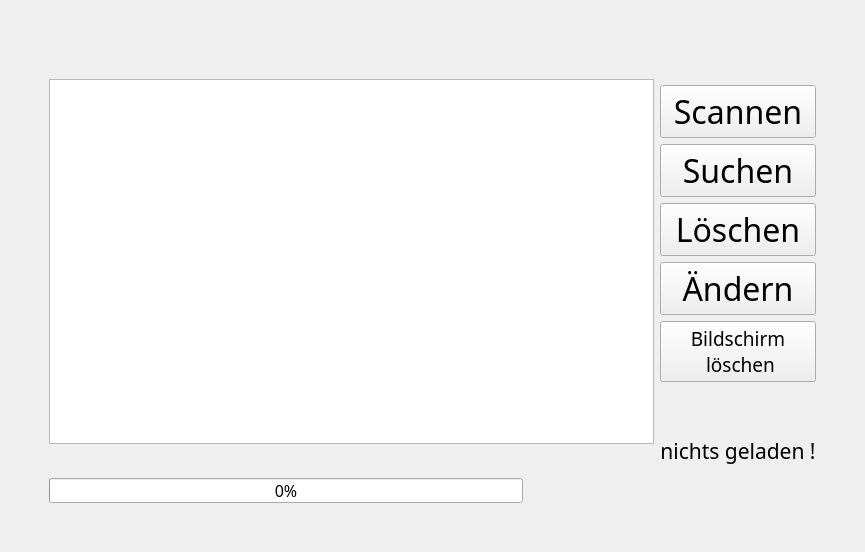
<?xml version="1.0" encoding="UTF-8"?>
<ui version="4.0">
 <class>MainWindow</class>
 <widget class="QMainWindow" name="MainWindow">
  <property name="geometry">
   <rect>
    <x>0</x>
    <y>0</y>
    <width>865</width>
    <height>552</height>
   </rect>
  </property>
  <property name="sizePolicy">
   <sizepolicy hsizetype="MinimumExpanding" vsizetype="Expanding">
    <horstretch>30</horstretch>
    <verstretch>15</verstretch>
   </sizepolicy>
  </property>
  <property name="font">
   <font>
    <family>Segoe Print</family>
    <pointsize>12</pointsize>
   </font>
  </property>
  <property name="windowTitle">
   <string>Ordner einscannen</string>
  </property>
  <property name="toolButtonStyle">
   <enum>Qt::ToolButtonTextOnly</enum>
  </property>
  <widget class="QWidget" name="centralwidget">
   <layout class="QGridLayout" name="gridLayout">
    <item row="1" column="1">
     <layout class="QHBoxLayout" name="horizontalLayout_2">
      <item>
       <layout class="QVBoxLayout" name="verticalLayout_2">
        <item>
         <widget class="QLabel" name="Ordnername">
          <property name="font">
           <font>
            <family>Segoe Print</family>
            <pointsize>10</pointsize>
           </font>
          </property>
          <property name="text">
           <string/>
          </property>
         </widget>
        </item>
        <item>
         <widget class="QListWidget" name="Ausgabe">
          <property name="autoFillBackground">
           <bool>true</bool>
          </property>
          <property name="editTriggers">
           <set>QAbstractItemView::DoubleClicked|QAbstractItemView::EditKeyPressed|QAbstractItemView::SelectedClicked</set>
          </property>
         </widget>
        </item>
        <item>
         <widget class="QLabel" name="Status">
          <property name="text">
           <string/>
          </property>
          <property name="buddy">
           <cstring>Status</cstring>
          </property>
         </widget>
        </item>
        <item>
         <layout class="QHBoxLayout" name="horizontalLayout">
          <item>
           <widget class="QProgressBar" name="StatusBar">
            <property name="sizePolicy">
             <sizepolicy hsizetype="MinimumExpanding" vsizetype="Preferred">
              <horstretch>190</horstretch>
              <verstretch>0</verstretch>
             </sizepolicy>
            </property>
            <property name="value">
             <number>0</number>
            </property>
            <property name="textVisible">
             <bool>true</bool>
            </property>
           </widget>
          </item>
          <item>
           <widget class="QLabel" name="Count">
            <property name="enabled">
             <bool>true</bool>
            </property>
            <property name="sizePolicy">
             <sizepolicy hsizetype="Expanding" vsizetype="Fixed">
              <horstretch>50</horstretch>
              <verstretch>175</verstretch>
             </sizepolicy>
            </property>
            <property name="minimumSize">
             <size>
              <width>15</width>
              <height>20</height>
             </size>
            </property>
            <property name="text">
             <string/>
            </property>
           </widget>
          </item>
         </layout>
        </item>
       </layout>
      </item>
      <item>
       <layout class="QVBoxLayout" name="verticalLayout">
        <item>
         <spacer name="verticalSpacer_3">
          <property name="orientation">
           <enum>Qt::Vertical</enum>
          </property>
          <property name="sizeType">
           <enum>QSizePolicy::Minimum</enum>
          </property>
          <property name="sizeHint" stdset="0">
           <size>
            <width>10</width>
            <height>30</height>
           </size>
          </property>
         </spacer>
        </item>
        <item>
         <widget class="QPushButton" name="LeseButton">
          <property name="font">
           <font>
            <pointsize>24</pointsize>
           </font>
          </property>
          <property name="toolTip">
           <string/>
          </property>
          <property name="toolTipDuration">
           <number>-1</number>
          </property>
          <property name="whatsThis">
           <string extracomment="test"/>
          </property>
          <property name="text">
           <string>Scannen</string>
          </property>
         </widget>
        </item>
        <item>
         <widget class="QPushButton" name="suchButton">
          <property name="font">
           <font>
            <pointsize>24</pointsize>
           </font>
          </property>
          <property name="text">
           <string>Suchen</string>
          </property>
         </widget>
        </item>
        <item>
         <widget class="QPushButton" name="loeButton">
          <property name="font">
           <font>
            <pointsize>24</pointsize>
           </font>
          </property>
          <property name="text">
           <string>Löschen</string>
          </property>
         </widget>
        </item>
        <item>
         <widget class="QPushButton" name="chanButton">
          <property name="font">
           <font>
            <family>Segoe Print</family>
            <pointsize>24</pointsize>
           </font>
          </property>
          <property name="text">
           <string>Ändern</string>
          </property>
         </widget>
        </item>
        <item>
         <widget class="QPushButton" name="clearButton">
          <property name="font">
           <font>
            <pointsize>14</pointsize>
           </font>
          </property>
          <property name="text">
           <string>Bildschirm 
 löschen</string>
          </property>
         </widget>
        </item>
        <item>
         <spacer name="verticalSpacer_4">
          <property name="orientation">
           <enum>Qt::Vertical</enum>
          </property>
          <property name="sizeType">
           <enum>QSizePolicy::Minimum</enum>
          </property>
          <property name="sizeHint" stdset="0">
           <size>
            <width>20</width>
            <height>10</height>
           </size>
          </property>
         </spacer>
        </item>
        <item>
         <widget class="QLabel" name="Hinweis">
          <property name="font">
           <font>
            <family>Segoe Print</family>
            <pointsize>16</pointsize>
           </font>
          </property>
          <property name="text">
           <string>nichts geladen !</string>
          </property>
          <property name="alignment">
           <set>Qt::AlignCenter</set>
          </property>
         </widget>
        </item>
       </layout>
      </item>
     </layout>
    </item>
    <item row="0" column="1">
     <spacer name="verticalSpacer">
      <property name="orientation">
       <enum>Qt::Vertical</enum>
      </property>
      <property name="sizeType">
       <enum>QSizePolicy::Fixed</enum>
      </property>
      <property name="sizeHint" stdset="0">
       <size>
        <width>20</width>
        <height>40</height>
       </size>
      </property>
     </spacer>
    </item>
    <item row="2" column="1">
     <spacer name="verticalSpacer_2">
      <property name="orientation">
       <enum>Qt::Vertical</enum>
      </property>
      <property name="sizeType">
       <enum>QSizePolicy::Fixed</enum>
      </property>
      <property name="sizeHint" stdset="0">
       <size>
        <width>20</width>
        <height>40</height>
       </size>
      </property>
     </spacer>
    </item>
    <item row="1" column="2">
     <spacer name="horizontalSpacer_2">
      <property name="orientation">
       <enum>Qt::Horizontal</enum>
      </property>
      <property name="sizeType">
       <enum>QSizePolicy::Fixed</enum>
      </property>
      <property name="sizeHint" stdset="0">
       <size>
        <width>40</width>
        <height>22</height>
       </size>
      </property>
     </spacer>
    </item>
    <item row="0" column="0" rowspan="2">
     <spacer name="horizontalSpacer">
      <property name="orientation">
       <enum>Qt::Horizontal</enum>
      </property>
      <property name="sizeType">
       <enum>QSizePolicy::Fixed</enum>
      </property>
      <property name="sizeHint" stdset="0">
       <size>
        <width>40</width>
        <height>20</height>
       </size>
      </property>
     </spacer>
    </item>
   </layout>
  </widget>
 </widget>
 <resources/>
 <connections/>
</ui>
